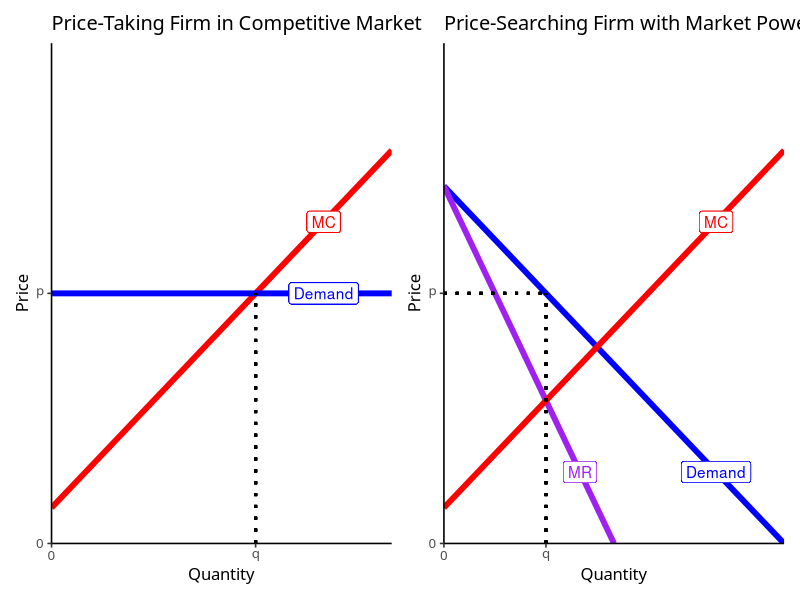
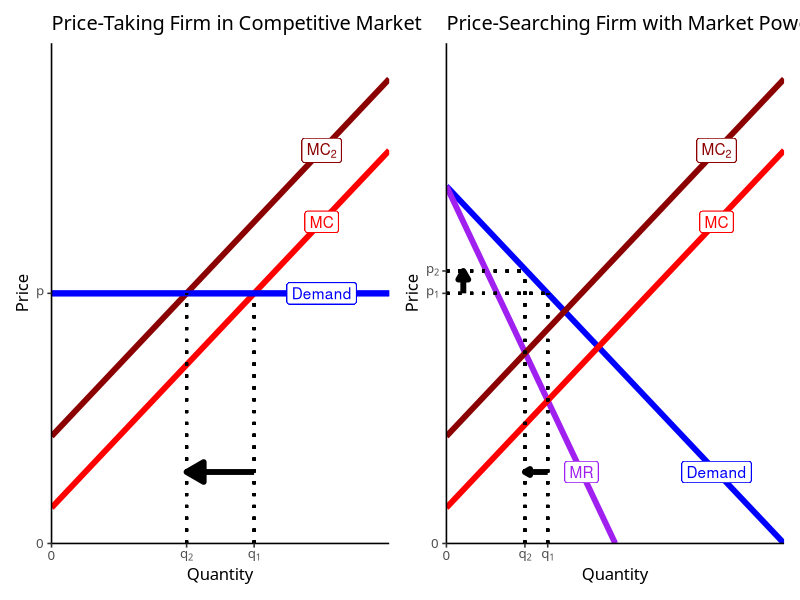
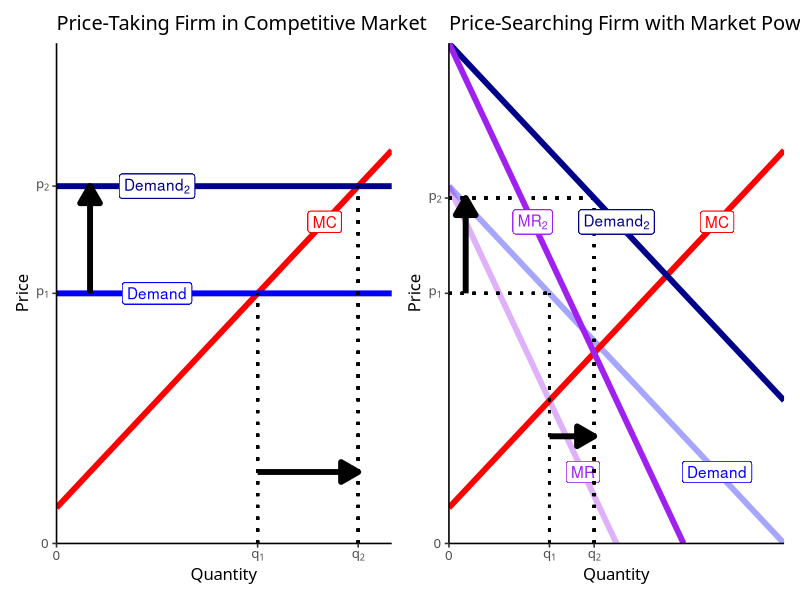
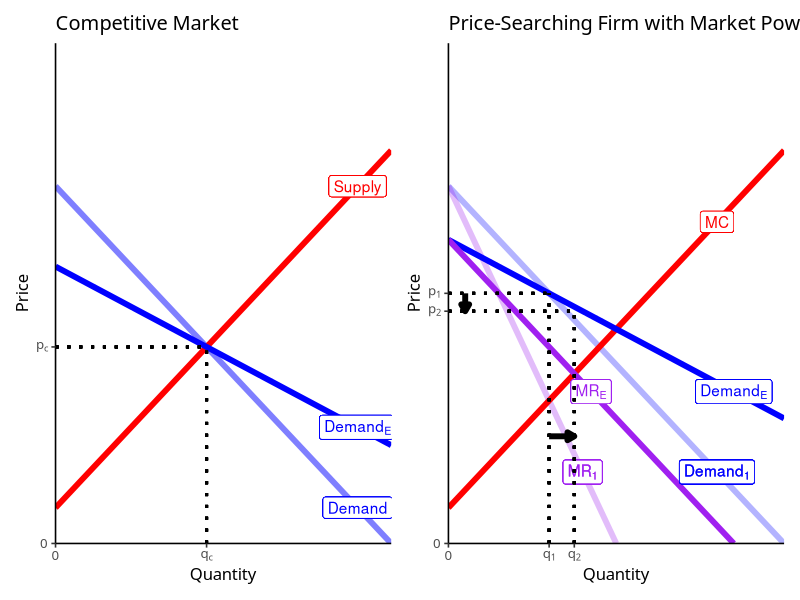

These figures' R source, in order:
## ---- chunk 1
#| echo: false
#| warning: false
#| message: false
library(tidyverse)
library(ggrepel)
knitr::opts_chunk$set(message = F,
                      warning = F,
                      echo = F,
                      fig.retina = 3,
                      fig.align = "center")
## ---- chunk 2
demand_1=function(x){10-x}
mr_1=function(x){10-2*x}

demand_2=function(x){16-x}
mr_2=function(x){16-2*x}

mc_m=function(x){x+1}
mc_c=function(x){2*x+1}

pc<-ggplot(data=tibble(x=1:10), aes(x=x))+
  stat_function(fun=mc_m, geom="line", size=2, color="red")+
  geom_label(x=8,y=mc_m(8), color="red", label=expression(MC))+
  geom_hline(yintercept=7, size = 2, color = "blue")+
  geom_label(x=8,y=7, color="blue", label="Demand")+
  geom_segment(x=6,xend=6, y=0, yend=7, size=1, linetype="dotted")+
  scale_x_continuous(breaks = c(0,6),
                     labels = c(0,expression(q)),
                     limits = c(0,10),
                     expand=c(0,0))+
  scale_y_continuous(breaks = c(0,7),
                     labels = c(0,expression(p)),
                     limits = c(0,14),
                     expand=c(0,0))+
  theme_classic(base_family = "Fira Sans Condensed", base_size=12)+
  labs(x = "Quantity",
       y = "Price",
       title = "Price-Taking Firm in Competitive Market")

mp<-ggplot(data=tibble(x=1:10), aes(x=x))+
  stat_function(fun=demand_1, geom="line", size=2, color="blue")+
  stat_function(fun=mr_1, geom="line", size=2, color="purple")+
  stat_function(fun=mc_m, geom="line", size=2, color="red")+
  #stat_function(fun=mc_c, geom="line", size=2, color="red")+

  
  geom_label(x=8,y=demand_1(8), color="blue", label="Demand")+
  geom_label(x=4,y=mr_1(4), color="purple", label=expression(MR))+
  geom_label(x=8,y=mc_m(8), color="red", label=expression(MC))+
  #geom_label(x=4,y=mc_c(4), color="red", label=expression(MC[c]))+
  
  geom_segment(x=3,xend=3, y=0, yend=7, size=1, linetype="dotted")+
  geom_segment(x=0,xend=3, y=7, yend=7, size=1, linetype="dotted")+

  scale_x_continuous(breaks = c(0,3),
                     labels = c(0,expression(q)),
                     limits = c(0,10),
                     expand=c(0,0))+
  scale_y_continuous(breaks = c(0,7),
                     labels = c(0,expression(p)),
                     limits = c(0,14),
                     expand=c(0,0))+
  theme_classic(base_family = "Fira Sans Condensed", base_size=12)+
  labs(x = "Quantity",
       y = "Price",
       title = "Price-Searching Firm with Market Power")

library(patchwork)
pc | mp
## ---- chunk 3
mc_m2=function(x){x+1+2}
mc_c=function(x){2*x+1}

pc2 <- pc +
  stat_function(fun=mc_m2, geom="line", size=2, color="darkred")+
  geom_label(x=8,y=mc_m2(8), color="darkred", label=expression(MC[2]))+
  geom_hline(yintercept=7, size = 2, color = "blue")+
  geom_label(x=8,y=7, color="blue", label="Demand")+
  geom_segment(x=4,xend=4, y=0, yend=7, size=1, linetype="dotted")+
  
  annotate("segment", x = 6, xend = 4, y = 2, yend = 2, colour = "black", size=2, alpha=1, arrow=arrow(length=unit(0.5,"cm"), ends="last", type="closed"))+

  scale_x_continuous(breaks = c(0,4,6),
                     labels = c(0,expression(q[2]),expression(q[1])),
                     limits = c(0,10),
                     expand=c(0,0))+
  scale_y_continuous(breaks = c(0,7),
                     labels = c(0,expression(p)),
                     limits = c(0,14),
                     expand=c(0,0))

mp2<-mp+
  stat_function(fun=mc_m2, geom="line", size=2, color="darkred")+
  geom_label(x=8,y=mc_m2(8), color="darkred", label=expression(MC[2]))+
  geom_segment(x=2.325, xend=2.325, y=0, yend=7.625, size=1, linetype="dotted")+
  geom_segment(x=0, xend=2.325, y=7.625, yend=7.625, size=1, linetype="dotted")+
  
  annotate("segment", x = 3, xend = 2.325, y = 2, yend = 2, colour = "black", size=2, alpha=1, arrow=arrow(length=unit(0.15,"cm"), ends="last", type="closed"))+
  annotate("segment", x = 0.5, xend = 0.5, y = 7, yend = 7.625, colour = "black", size=2, alpha=1, arrow=arrow(length=unit(0.25,"cm"), ends="last", type="closed"))+
  
  scale_x_continuous(breaks = c(0,2.325,3),
                     labels = c(0,expression(q[2]),expression(q[1])),
                     limits = c(0,10),
                     expand=c(0,0))+
  scale_y_continuous(breaks = c(0,7,7.625),
                     labels = c(0,expression(p[1]),expression(p[2])),
                     limits = c(0,14),
                     expand=c(0,0))

pc2 | mp2
## ---- chunk 4
demand_3=function(x){14-x}
mr_3=function(x){14-2*x}

l <- ggplot(data=tibble(x=1:10), aes(x=x))+
  stat_function(fun=mc_m, geom="line", size=2, color="red")+
  geom_label(x=8,y=mc_m(8), color="red", label=expression(MC))+
  geom_hline(yintercept=7, size = 2, color = "blue")+
  geom_label(x=3,y=7, color="blue", label="Demand")+
  geom_segment(x=6,xend=6, y=0, yend=7, size=1, linetype="dotted")+
  geom_hline(yintercept = 10, size = 2, color = "darkblue")+
  geom_label(x=3,y=10, color="darkblue", label=expression(Demand[2]))+
  geom_segment(x=9,xend=9, y=0, yend=10, size=1, linetype="dotted")+
  
  annotate("segment", x = 6, xend = 9, y = 2, yend = 2, colour = "black", size=2, alpha=1, arrow=arrow(length=unit(0.5,"cm"), ends="last", type="closed"))+
  annotate("segment", x = 1, xend = 1, y = 7, yend = 10, colour = "black", size=2, alpha=1, arrow=arrow(length=unit(0.5,"cm"), ends="last", type="closed"))+

    scale_x_continuous(breaks = c(0,6,9),
                     labels = c(0,expression(q[1]),expression(q[2])),
                     limits = c(0,10),
                     expand=c(0,0))+
  scale_y_continuous(breaks = c(0,7,10),
                     labels = c(0,expression(p[1]),expression(p[2])),
                     limits = c(0,14),
                     expand=c(0,0))+
  theme_classic(base_family = "Fira Sans Condensed", base_size=12)+
  labs(x = "Quantity",
       y = "Price",
       title = "Price-Taking Firm in Competitive Market")

r <- ggplot(data=tibble(x=1:10), aes(x=x))+
  stat_function(fun=demand_1, geom="line", size=2, color="blue", alpha = 0.35)+
  stat_function(fun=mr_1, geom="line", size=2, color="purple", alpha = 0.35)+
  stat_function(fun=mc_m, geom="line", size=2, color="red")+
  #stat_function(fun=mc_c, geom="line", size=2, color="red")+

  
  geom_label(x=8,y=demand_1(8), color="blue", label="Demand")+
  geom_label(x=4,y=mr_1(4), color="purple", label=expression(MR))+
  geom_label(x=8,y=mc_m(8), color="red", label=expression(MC))+
  #geom_label(x=4,y=mc_c(4), color="red", label=expression(MC[c]))+
  
  geom_segment(x=3,xend=3, y=0, yend=7, size=1, linetype="dotted")+
  geom_segment(x=0,xend=3, y=7, yend=7, size=1, linetype="dotted")+

  geom_segment(x=4.333,xend=4.333, y=0, yend=demand_3(4.333), size=1, linetype="dotted")+
  geom_segment(x=0,xend=4.333, y=demand_3(4.333), yend=demand_3(4.333), size=1, linetype="dotted")+

  stat_function(fun=demand_3, geom="line", size=2, color="darkblue")+
  geom_label(x=5,y=demand_3(5), color="darkblue", label=expression(Demand[2]))+
  stat_function(fun=mr_3, geom="line", size=2, color="purple")+
  geom_label(x=2.5,y=mr_3(2.5), color="purple", label=expression(MR[2]))+

  annotate("segment", x = 3, xend = 4.333, y = 3, yend = 3, colour = "black", size=2, alpha=1, arrow=arrow(length=unit(0.5,"cm"), ends="last", type="closed"))+
  annotate("segment", x = 0.5, xend = 0.5, y = 7, yend = demand_3(4.333), colour = "black", size=2, alpha=1, arrow=arrow(length=unit(0.5,"cm"), ends="last", type="closed"))+

  scale_x_continuous(breaks = c(0,3,4.333),
                     labels = c(0,expression(q[1]),expression(q[2])),
                     limits = c(0,10),
                     expand=c(0,0))+
  scale_y_continuous(breaks = c(0,7,demand_3(4.333)),
                     labels = c(0,expression(p[1]),expression(p[2])),
                     limits = c(0,14),
                     expand=c(0,0))+
  theme_classic(base_family = "Fira Sans Condensed", base_size=12)+
  labs(x = "Quantity",
       y = "Price",
       title = "Price-Searching Firm with Market Power")

l | r 
## ---- chunk 5
demand_cr=function(x){7.75-0.5*x}

l2<- ggplot(data=tibble(x=1:10), aes(x=x))+
  stat_function(fun=demand_1, geom="line", size=2, color="blue", alpha =0.5)+
    geom_label(x=9,y=demand_1(9), color="blue", label="Demand")+
    stat_function(fun=mc_m, geom="line", size=2, color="red")+
    geom_label(x=9,y=mc_m(9), color="red", label="Supply")+
    stat_function(fun=demand_cr, geom="line", size=2, color="blue")+
    geom_label(x=9,y=demand_cr(9), color="blue", label=expression(Demand[E]))+

  geom_segment(x=4.5,xend=4.5, y=0, yend=5.5, size=1, linetype="dotted")+
  geom_segment(x=0,xend=4.5, y=5.5, yend=5.5, size=1, linetype="dotted")+
  scale_x_continuous(breaks = c(0,4.5),
                     labels = c(0,expression(q[c])),
                     limits = c(0,10),
                     expand=c(0,0))+
  scale_y_continuous(breaks = c(0,5.5),
                     labels = c(0,expression(p[c])),
                     limits = c(0,14),
                     expand=c(0,0))+
  theme_classic(base_family = "Fira Sans Condensed", base_size=12)+
  labs(x = "Quantity",
       y = "Price",
       title = "Competitive Market")

demand_r=function(x){8.5-0.5*x}
mr_r=function(x){8.5-1*x}

r2<- ggplot(data=tibble(x=1:10), aes(x=x))+
  stat_function(fun=demand_1, geom="line", size=2, color="blue",alpha=0.3)+
  stat_function(fun=mr_1, geom="line", size=2, color="purple",alpha=0.3)+
  stat_function(fun=mc_m, geom="line", size=2, color="red")+

  stat_function(fun=demand_r, geom="line", size=2, color="blue")+
  stat_function(fun=mr_r, geom="line", size=2, color="purple")+

  
  geom_label(x=8,y=demand_1(8), color="blue", label=expression(Demand[1]), alpha=0.3)+
  geom_label(x=4,y=mr_1(4), color="purple", label=expression(MR[1]), alpha=0.3)+
  geom_label(x=8,y=mc_m(8), color="red", label=expression(MC))+

  geom_label(x=8.5,y=demand_r(8.5), color="blue", label=expression(Demand[E]))+
  geom_label(x=4.25,y=mr_r(4.25), color="purple", label=expression(MR[E]))+

  
  geom_segment(x=3,xend=3, y=0, yend=7, size=1, linetype="dotted")+
  geom_segment(x=0,xend=3, y=7, yend=7, size=1, linetype="dotted")+

  geom_segment(x=3.75,xend=3.75, y=0, yend=6.5, size=1, linetype="dotted")+
  geom_segment(x=0,xend=3.75, y=6.5, yend=6.5, size=1, linetype="dotted")+

  annotate("segment", x = 3, xend = 3.75, y = 3, yend = 3, colour = "black", size=2, alpha=1, arrow=arrow(length=unit(0.2,"cm"), ends="last", type="closed"))+
  annotate("segment", x = 0.5, xend = 0.5, y = 7, yend = 6.5, colour = "black", size=2, alpha=1, arrow=arrow(length=unit(0.2,"cm"), ends="last", type="closed"))+

  scale_x_continuous(breaks = c(0,3,3.75),
                     labels = c(0,expression(q[1]), expression(q[2])),
                     limits = c(0,10),
                     expand=c(0,0))+
  scale_y_continuous(breaks = c(0,6.5,7),
                     labels = c(0,expression(p[2]), expression(p[1])),
                     limits = c(0,14),
                     expand=c(0,0))+
  theme_classic(base_family = "Fira Sans Condensed", base_size=12)+
  labs(x = "Quantity",
       y = "Price",
       title = "Price-Searching Firm with Market Power")

l2 | r2
